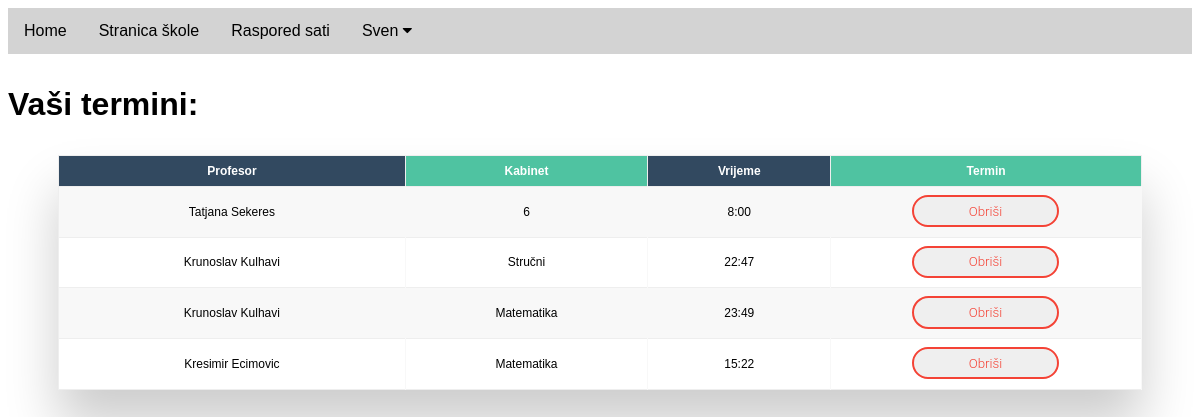
The page /Maturalni_rad/Studentdb.php (signed in) on the database its author committed.
### tables this page shows
CREATE TABLE `termini` (
  `id` int(11) NOT NULL,
  `users_id` int(11) NOT NULL,
  `datum` date NOT NULL,
  `time` varchar(255) NOT NULL,
  `kabinet` varchar(255) NOT NULL,
  `rezerviran` tinyint(1) DEFAULT NULL,
  `termin_name` varchar(255) DEFAULT NULL,
  `termin_surname` varchar(255) DEFAULT NULL
);

CREATE TABLE `users` (
  `id` int(11) NOT NULL,
  `role` varchar(255) NOT NULL,
  `name` varchar(255) NOT NULL,
  `surname` varchar(255) NOT NULL,
  `username` varchar(255) NOT NULL,
  `password` varchar(255) NOT NULL,
  `email` varchar(255) NOT NULL,
  `profile_pic` blob
);

### Maturalni_rad/Studentdb.php (the view, shortened to what this page needs)
<!DOCTYPE html>
<html lang="en">
<head>
    <link rel="stylesheet" type="text/css" href="style.css">
</head>
<body>
<header>
    <?php
		include("navbar.php");
        ?>
	</header>
    <?php
include("dbconn.php");
$result = mysqli_query($db,"SELECT termini.time,termini.id,termini.datum, users.name, users.surname, termini.kabinet, termini.users_id FROM users INNER JOIN termini on  users.id=termini.users_id
WHERE termin_name='$loggedinuser' AND rezerviran=1");
echo "
<p style='font-size: 2em;'>
<b>Vaši termini:</b>
</p>
<div class='table-wrapper'>
<table class='fl-table' border='1  '>
<tr>
<th>Profesor</th>
<th>Kabinet</th>
<th>Vrijeme</th>
<th>Termin</th>
</tr>
</div>";
while($row = mysqli_fetch_array($result)) {
    echo "<tr>";
    echo "<td>" . $row['name'] . " " . $row['surname'] . "</td>";
    echo "<td>" . $row['kabinet'] . "</td>";
    echo "<td>" . $row['time'] . "</td>";
    echo"<td>";
echo "<form class='form333' method='post' action='deleteTermin.php'>";
 echo   "<button class='bn33' name='submit333' type='submit'>Obriši</button>
</form></td>";
}
?>
</body>
</html>

### Maturalni_rad/style.css (style rules this page uses)
body { font-family: Arial, Helvetica, sans-serif; }
.table-wrapper { margin: 5px 50px 50px; box-shadow: 0px 35px 50px rgba( 0, 0, 0, 0.2 ); }
.fl-table { border-radius: 5px; font-size: 12px; font-weight: normal; border: none; border-collapse: collapse; width: 100%; max-width: 100%; white-space: nowrap; background-color: white; }
.fl-table td, .fl-table th { text-align: center; padding: 8px; }
.fl-table td { border-right: 1px solid #f8f8f8; font-size: 12px; }
.fl-table th { color: #ffffff; background: #4FC3A1; }
.fl-table th:nth-child(odd) { color: #ffffff; background: #324960; }
.fl-table tr:nth-child(even) { background: #F8F8F8; }
.bn33 { display: inline-block; padding: 0.5em 1.7em; margin: 0 0.1em 0.1em 0; border: 0.16em solid #f44336; border-radius: 2em; box-sizing: border-box; text-decoration: none; font-family: "Roboto", sans-serif; font-weight: 300; color: #f44336; text-shadow: 0 0.04em 0.04em rgba(255, 255, 255, 0.253); text-align: center; transition: all 0.2s; width: 50%; }

### Maturalni_rad/navbar.php (style rules this page uses)
body { font-family: Arial, Helvetica, sans-serif; }

### rows shown on the page
termini: users.name "Tatjana", users.surname "Sekeres", kabinet "6", time "8:00"
termini: users.name "Krunoslav", users.surname "Kulhavi", kabinet "Stručni", time "22:47"
termini: users.name "Krunoslav", users.surname "Kulhavi", kabinet "Matematika", time "23:49"
termini: users.name "Kresimir", users.surname "Ecimovic", kabinet "Matematika", time "15:22"

### other values the page prints
$loggedinuser "Sven"
